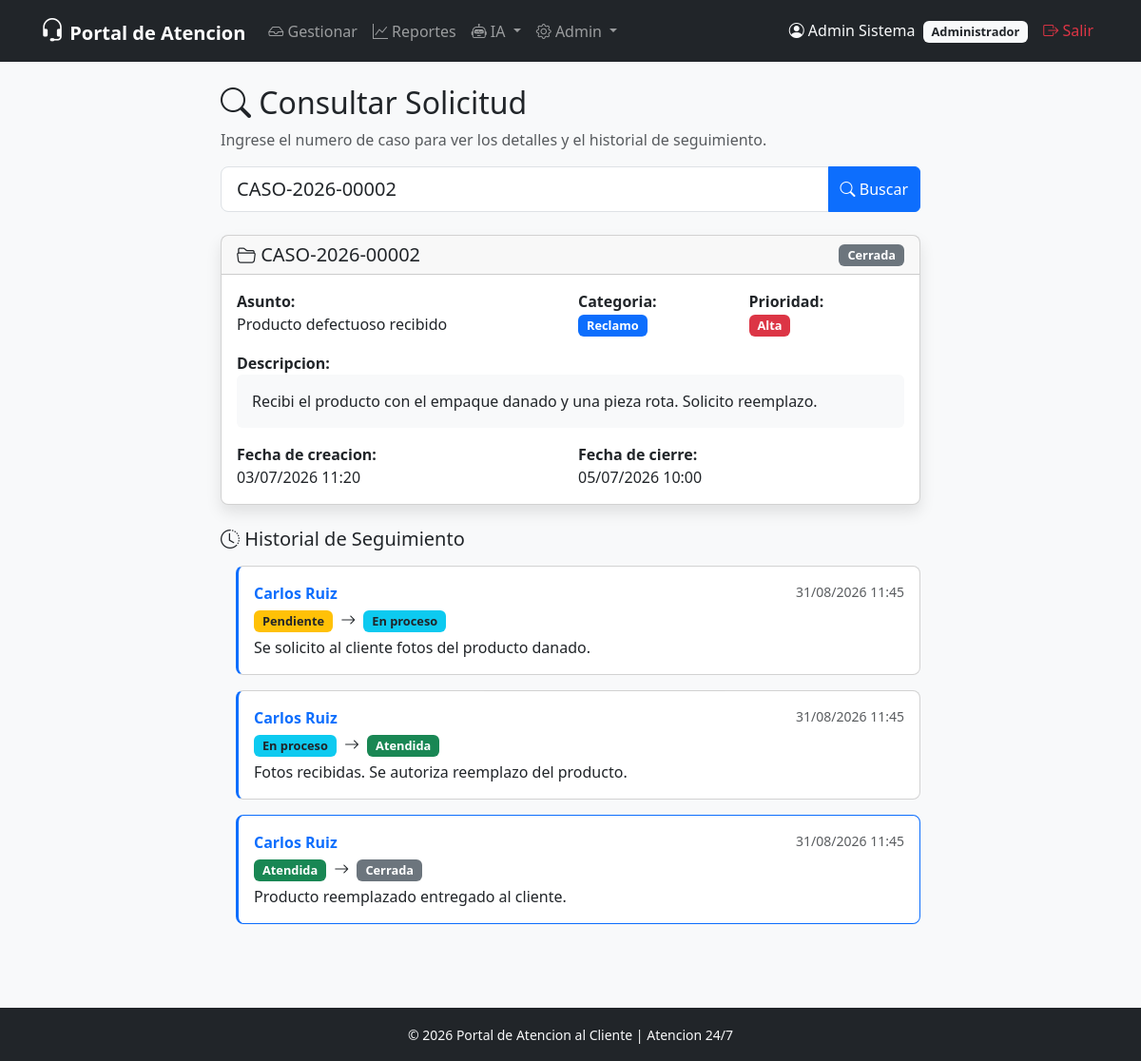
Page /modulo_cliente/consultar_solicitud.php?numero_caso=CASO-2026-00002 (signed in) on the committed database.
### tables this page shows
CREATE TABLE usuarios (
    id_usuario       INT AUTO_INCREMENT PRIMARY KEY,
    nombre           VARCHAR(100)  NOT NULL,
    apellido         VARCHAR(100)  NOT NULL,
    email            VARCHAR(150)  NOT NULL UNIQUE,
    telefono         VARCHAR(20)   NULL,
    contrasena       VARCHAR(255)  NOT NULL,
    rol              ENUM('cliente', 'agente', 'administrador') NOT NULL DEFAULT 'cliente',
    estado_cuenta    ENUM('activo', 'inactivo') NOT NULL DEFAULT 'activo',
    fecha_registro   DATETIME      NOT NULL DEFAULT CURRENT_TIMESTAMP,
    ultimo_acceso    DATETIME      NULL
);

CREATE TABLE solicitudes (
    id_solicitud         INT AUTO_INCREMENT PRIMARY KEY,
    numero_caso          VARCHAR(20)   NOT NULL UNIQUE,
    id_cliente           INT           NOT NULL,
    id_categoria         INT           NOT NULL,
    asunto               VARCHAR(200)  NOT NULL,
    descripcion          TEXT          NOT NULL,
    prioridad            ENUM('baja', 'media', 'alta', 'urgente') NOT NULL DEFAULT 'media',
    estado               ENUM('pendiente', 'en_proceso', 'atendida', 'cerrada') NOT NULL DEFAULT 'pendiente',
    fecha_creacion       DATETIME      NOT NULL DEFAULT CURRENT_TIMESTAMP,
    fecha_actualizacion  DATETIME      NULL ON UPDATE CURRENT_TIMESTAMP,
    fecha_cierre         DATETIME      NULL,

    FOREIGN KEY (id_cliente)   REFERENCES usuarios(id_usuario) ON DELETE RESTRICT ON UPDATE CASCADE,
    FOREIGN KEY (id_categoria) REFERENCES categorias(id_categoria) ON DELETE RESTRICT ON UPDATE CASCADE
);

CREATE TABLE categorias (
    id_categoria     INT AUTO_INCREMENT PRIMARY KEY,
    nombre           VARCHAR(100)  NOT NULL UNIQUE,
    descripcion      TEXT          NULL,
    estado           ENUM('activa', 'inactiva') NOT NULL DEFAULT 'activa'
);

CREATE TABLE seguimientos (
    id_seguimiento    INT AUTO_INCREMENT PRIMARY KEY,
    id_solicitud      INT           NOT NULL,
    id_usuario        INT           NOT NULL,
    comentario        TEXT          NOT NULL,
    estado_anterior   ENUM('pendiente', 'en_proceso', 'atendida', 'cerrada') NULL,
    estado_nuevo      ENUM('pendiente', 'en_proceso', 'atendida', 'cerrada') NULL,
    fecha_seguimiento DATETIME      NOT NULL DEFAULT CURRENT_TIMESTAMP,

    FOREIGN KEY (id_solicitud) REFERENCES solicitudes(id_solicitud) ON DELETE CASCADE ON UPDATE CASCADE,
    FOREIGN KEY (id_usuario)   REFERENCES usuarios(id_usuario) ON DELETE RESTRICT ON UPDATE CASCADE
);

### includes/auth.php (called while the page is built, shortened)
<?php
function estaAutenticado(): bool
{
    return isset($_SESSION['id_usuario']);
}
function usuarioActual(): ?array
{
    $pdo = obtenerConexion();
    $stmt = $pdo->prepare('SELECT id_usuario, nombre, apellido, email, rol FROM usuarios WHERE id_usuario = ?');
    $stmt->execute([$_SESSION['id_usuario']]);
    return $stmt->fetch();
}

### modulo_cliente/consultar_solicitud.php (the view, shortened to what this page needs)
<?php
require_once __DIR__ . '/../includes/auth.php';
require_once __DIR__ . '/../includes/funciones.php';
$numeroBuscado = trim($_GET['numero_caso'] ?? $_POST['numero_caso'] ?? '');
$solicitud     = null;
$seguimientos  = [];
if (!empty($numeroBuscado)) {
    $pdo = obtenerConexion();
    if (esRol('cliente')) {
        $stmt = $pdo->prepare(
            'SELECT s.*, c.nombre AS categoria_nombre
             FROM solicitudes s
             JOIN categorias c ON s.id_categoria = c.id_categoria
             WHERE s.numero_caso = ? AND s.id_cliente = ?'
        );
        $stmt->execute([$numeroBuscado, $_SESSION['id_usuario']]);
    } else {
        $stmt = $pdo->prepare(
            'SELECT s.*, c.nombre AS categoria_nombre
             FROM solicitudes s
             JOIN categorias c ON s.id_categoria = c.id_categoria
             WHERE s.numero_caso = ?'
        );
        $stmt->execute([$numeroBuscado]);
    }
    $solicitud = $stmt->fetch();
    if ($solicitud) {
        $stmtSeg = $pdo->prepare(
            'SELECT seg.*, CONCAT(u.nombre, " ", u.apellido) AS usuario_nombre
             FROM seguimientos seg
             JOIN usuarios u ON seg.id_usuario = u.id_usuario
             WHERE seg.id_solicitud = ?
             ORDER BY seg.fecha_seguimiento ASC'
        );
        $stmtSeg->execute([$solicitud['id_solicitud']]);
        $seguimientos = $stmtSeg->fetchAll();
    }
}
require_once __DIR__ . '/../includes/header.php';
?>
<div class="row justify-content-center">
    <div class="col-lg-8">
        <h2><i class="bi bi-search"></i> Consultar Solicitud</h2>
        <p class="text-muted">Ingrese el numero de caso para ver los detalles y el historial de seguimiento.</p>
        <form method="GET" action="" class="mb-4">
            <div class="input-group">
                <input type="text" class="form-control form-control-lg"
                       name="numero_caso" placeholder="CASO-2026-00001"
                       value="<?= e($numeroBuscado) ?>" required>
                <button type="submit" class="btn btn-primary">
                    <i class="bi bi-search"></i> Buscar
                </button>
            </div>
        </form>
        <?php if ($solicitud): ?>
            <div class="card shadow mb-4">
                <div class="card-header d-flex justify-content-between align-items-center">
                    <h5 class="mb-0">
                        <i class="bi bi-folder2-open"></i> <?= e($solicitud['numero_caso']) ?>
                    </h5>
                    <?= badgeEstado($solicitud['estado']) ?>
                </div>
                <div class="card-body">
                    <div class="row g-3">
                        <div class="col-md-6">
                            <strong>Asunto:</strong><br>
                            <?= e($solicitud['asunto']) ?>
                        </div>
                        <div class="col-md-3">
                            <strong>Categoria:</strong><br>
                            <?= badgeCategoria($solicitud['categoria_nombre']) ?>
                        </div>
                        <div class="col-md-3">
                            <strong>Prioridad:</strong><br>
                            <?= badgePrioridad($solicitud['prioridad']) ?>
                        </div>
                        <div class="col-12">
                            <strong>Descripcion:</strong><br>
                            <div class="bg-light p-3 rounded"><?= nl2br(e($solicitud['descripcion'])) ?></div>
                        </div>
                        <div class="col-md-6">
                            <strong>Fecha de creacion:</strong><br>
                            <?= formatearFecha($solicitud['fecha_creacion']) ?>
                        </div>
                        <div class="col-md-6">
                            <?php if ($solicitud['fecha_cierre']): ?>
                                <strong>Fecha de cierre:</strong><br>
                                <?= formatearFecha($solicitud['fecha_cierre']) ?>
                            <?php else: ?>
                                <strong>Ultima actualizacion:</strong><br>
                                <?= $solicitud['fecha_actualizacion'] ? formatearFecha($solicitud['fecha_actualizacion']) : 'N/A' ?>
                            <?php endif; ?>
                        </div>
                    </div>
                </div>
            </div>
            <?php if (!empty($seguimientos)): ?>
                <h5 class="mb-3"><i class="bi bi-clock-history"></i> Historial de Seguimiento</h5>
                <div class="timeline">
                    <?php foreach ($seguimientos as $i => $seg): ?>
                        <div class="card mb-3 <?= $i === count($seguimientos) - 1 ? 'border-primary' : '' ?>">
                            <div class="card-body">
                                <div class="d-flex justify-content-between mb-1">
                                    <strong class="text-primary"><?= e($seg['usuario_nombre']) ?></strong>
                                    <small class="text-muted"><?= formatearFecha($seg['fecha_seguimiento']) ?></small>
                                </div>
                                <?php if ($seg['estado_anterior'] || $seg['estado_nuevo']): ?>
                                    <div class="mb-1">
                                        <?php if ($seg['estado_anterior']): ?>
                                            <?= badgeEstado($seg['estado_anterior']) ?>
                                        <?php endif; ?>
                                        <i class="bi bi-arrow-right mx-1"></i>
                                        <?php if ($seg['estado_nuevo']): ?>
                                            <?= badgeEstado($seg['estado_nuevo']) ?>
                                        <?php endif; ?>
                                    </div>
                                <?php endif; ?>
                                <p class="mb-0"><?= nl2br(e($seg['comentario'])) ?></p>
                            </div>
                        </div>
                    <?php endforeach; ?>
                </div>
            <?php endif; ?>
        <?php endif; ?>
    </div>
</div>
<?php require_once __DIR__ . '/../includes/footer.php'; ?>

### includes/header.php (shortened to what this page needs)
<?php
require_once __DIR__ . '/auth.php';
require_once __DIR__ . '/funciones.php';
$usuarioActual = usuarioActual();
$rol           = $usuarioActual['rol'] ?? '';
$nombreUsuario = trim(($usuarioActual['nombre'] ?? '') . ' ' . ($usuarioActual['apellido'] ?? ''));
?>
<!DOCTYPE html>
<html lang="es">
<head>
    <link href="https://cdn.jsdelivr.net/npm/bootstrap@5.3.3/dist/css/bootstrap.min.css" rel="stylesheet">
    <link href="https://cdn.jsdelivr.net/npm/bootstrap-icons@1.11.3/font/bootstrap-icons.css" rel="stylesheet">
    <link href="/portal-atencion-cliente/assets/css/estilo.css" rel="stylesheet">
</head>
<body>
<nav class="navbar navbar-expand-lg navbar-dark bg-dark">
    <div class="container">
        <a class="navbar-brand fw-bold" href="/portal-atencion-cliente/index.php">
            <i class="bi bi-headset"></i> Portal de Atencion
        </a>
        <div class="collapse navbar-collapse" id="navPrincipal">
            <ul class="navbar-nav me-auto">
                <?php if (estaAutenticado()): ?>
                    <?php if (in_array($rol, ['agente', 'administrador'])): ?>
                        <li class="nav-item">
                            <a class="nav-link" href="/portal-atencion-cliente/modulo_atencion/index.php">
                                <i class="bi bi-inbox"></i> Gestionar
                            </a>
                        </li>
                        <li class="nav-item">
                            <a class="nav-link" href="/portal-atencion-cliente/modulo_reportes/index.php">
                                <i class="bi bi-graph-up"></i> Reportes
                            </a>
                        </li>
                        <li class="nav-item dropdown">
                            <a class="nav-link dropdown-toggle" href="#" role="button" data-bs-toggle="dropdown">
                                <i class="bi bi-robot"></i> IA
                            </a>
                        </li>
                    <?php endif; ?>
                    <?php if ($rol === 'administrador'): ?>
                        <li class="nav-item dropdown">
                            <a class="nav-link dropdown-toggle" href="#" role="button" data-bs-toggle="dropdown">
                                <i class="bi bi-gear"></i> Admin
                            </a>
                        </li>
                    <?php endif; ?>
                <?php endif; ?>
            </ul>
            <ul class="navbar-nav">
                <?php if (estaAutenticado()): ?>
                    <li class="nav-item">
                        <span class="nav-link text-light">
                            <i class="bi bi-person-circle"></i>
                            <?= e($nombreUsuario) ?>
                            <span class="badge bg-light text-dark ms-1"><?= e(ucfirst($rol)) ?></span>
                        </span>
                    </li>
                    <li class="nav-item">
                        <a class="nav-link text-danger" href="/portal-atencion-cliente/auth/logout.php">
                            <i class="bi bi-box-arrow-right"></i> Salir
                        </a>
                    </li>
                <?php endif; ?>
            </ul>
        </div>
    </div>
</nav>
<main class="container my-4">

### includes/funciones.php (shortened to what this page needs)
<?php
function e(mixed $valor): string
{
    return htmlspecialchars((string) $valor, ENT_QUOTES, 'UTF-8');
}
function formatearFecha(string $fecha, string $formato = 'd/m/Y H:i'): string
{
    return date($formato, strtotime($fecha));
}
function badgeEstado(string $estado): string
{
    $clases = [
        'pendiente'  => 'bg-warning text-dark',
        'en_proceso' => 'bg-info text-dark',
        'atendida'   => 'bg-success',
        'cerrada'    => 'bg-secondary',
    ];
    $clase = $clases[$estado] ?? 'bg-secondary';
    $texto = ucfirst(str_replace('_', ' ', $estado));
    return '<span class="badge ' . $clase . '">' . $texto . '</span>';
}
function badgePrioridad(string $prioridad): string
{
    $clases = [
        'baja'   => 'bg-success',
        'media'  => 'bg-warning text-dark',
        'alta'   => 'bg-danger',
        'urgente'=> 'bg-danger fw-bold',
    ];
    $clase = $clases[$prioridad] ?? 'bg-secondary';
    return '<span class="badge ' . $clase . '">' . ucfirst($prioridad) . '</span>';
}
function badgeCategoria(string $categoria): string
{
    return '<span class="badge bg-primary">' . $categoria . '</span>';
}

### assets/css/estilo.css (style rules this page uses)
body { font-family: 'Segoe UI', Tahoma, Geneva, Verdana, sans-serif; background-color: #f8f9fa; min-height: 100vh; display: flex; flex-direction: column; }
main { flex: 1; }
.navbar-brand i { font-size: 1.3em; }
.card { border-radius: 0.5rem; transition: transform 0.2s ease, box-shadow 0.2s ease; }
.badge { font-size: 0.8em; padding: 0.4em 0.7em; }
.timeline .card { border-left: 3px solid #0d6efd; margin-left: 1rem; }
.timeline .card:last-child { border-left: 3px solid #198754; }
.btn { border-radius: 0.375rem; font-weight: 500; }
.card.shadow { box-shadow: 0 0.5rem 1rem rgba(0, 0, 0, 0.1) !important; }
.card { animation: fadeInUp 0.4s ease; }

### rows in the picture
usuarios: nombreUsuario "Admin Sistema", rol "Administrador"
solicitudes: numero_caso "CASO-2026-00002", estado "Cerrada", asunto "Producto defectuoso recibido", id_categoria.nombre "Reclamo", prioridad "Alta", descripcion "Recibi el producto con el empaque danado y una pieza rota. Solicito reemplazo.", fecha_creacion "03/07/2026 11:20", fecha_cierre "05/07/2026 10:00"
seguimientos: usuario_nombre "Carlos Ruiz", fecha_seguimiento "31/08/2026 11:45", estado_anterior "Pendiente En proceso", comentario "Se solicito al cliente fotos del producto danado."
seguimientos: usuario_nombre "Carlos Ruiz", fecha_seguimiento "31/08/2026 11:45", estado_anterior "En proceso Atendida", comentario "Fotos recibidas. Se autoriza reemplazo del producto."
seguimientos: usuario_nombre "Carlos Ruiz", fecha_seguimiento "31/08/2026 11:45", estado_anterior "Atendida Cerrada", comentario "Producto reemplazado entregado al cliente."
